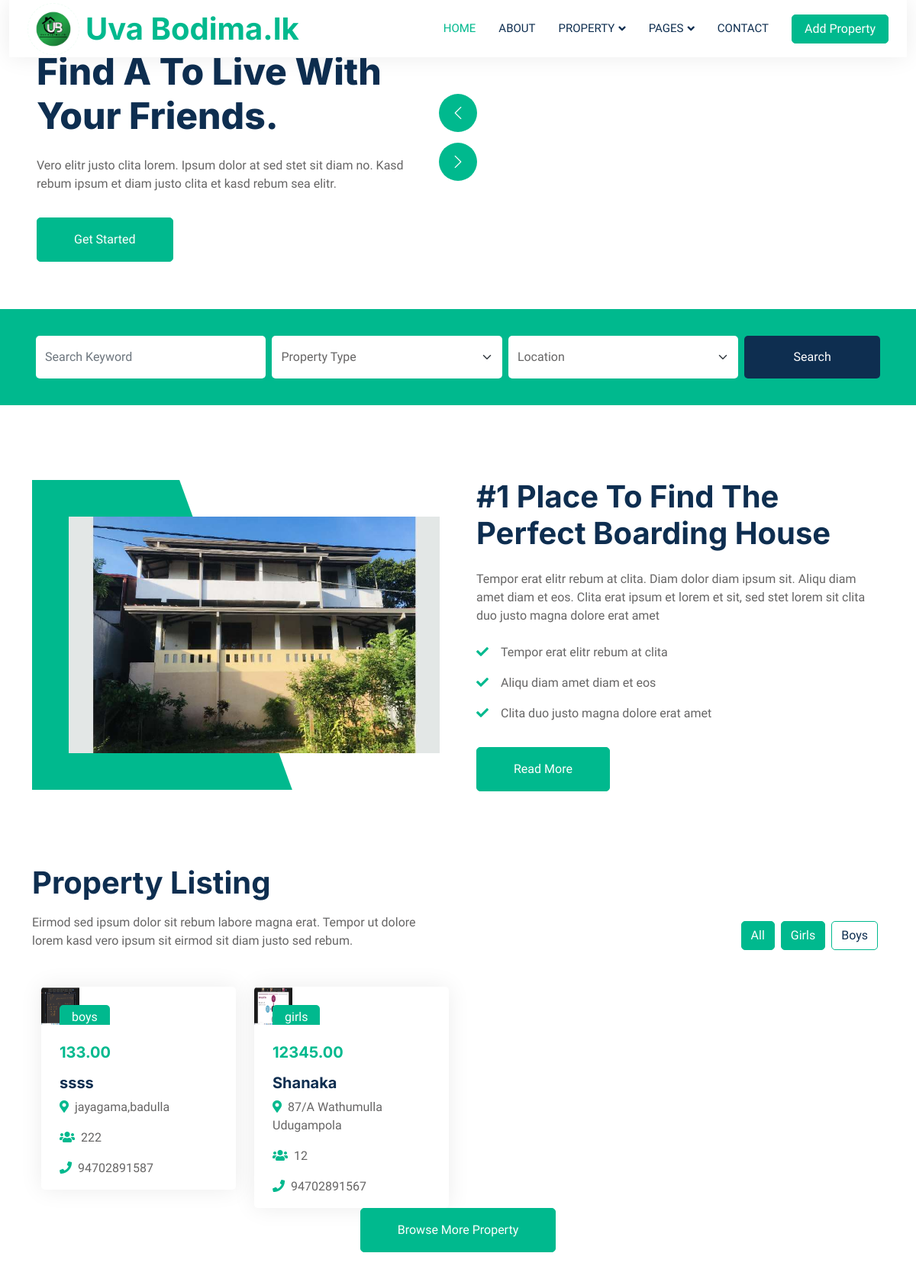
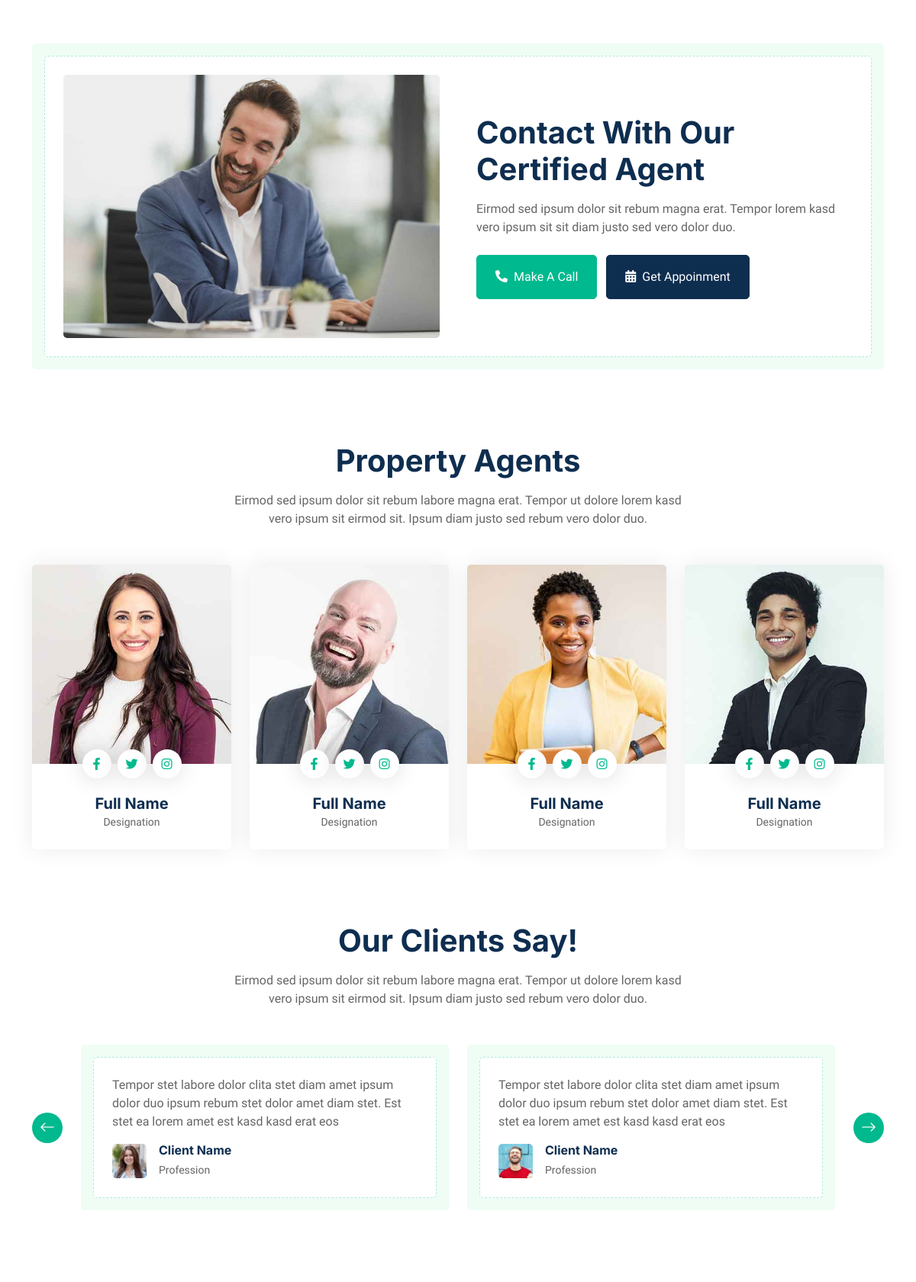
The app's page /home/index.php (upper part) with its own data (2 pictures, top to bottom).
### tables this page shows
CREATE TABLE `save_table` (
  `id` int(100) NOT NULL,
  `owner_name` varchar(100) NOT NULL,
  `boarding_address` varchar(200) NOT NULL,
  `gender` varchar(10) NOT NULL,
  `students_count` int(11) NOT NULL,
  `price` decimal(10,2) NOT NULL,
  `contact_number` varchar(20) NOT NULL,
  `boardingPictures` varchar(100) NOT NULL
);

### home/index.php (the view, shortened to what the rows shown need)
<?php
include "config.php";
?>
<!DOCTYPE html>
<html lang="en">
<head>
    <link href="https://cdnjs.cloudflare.com/ajax/libs/font-awesome/5.10.0/css/all.min.css" rel="stylesheet">
    <link href="https://cdn.jsdelivr.net/npm/bootstrap-icons@1.4.1/font/bootstrap-icons.css" rel="stylesheet">
    <link href="lib/animate/animate.min.css" rel="stylesheet">
    <link href="lib/owlcarousel/assets/owl.carousel.min.css" rel="stylesheet">
    <link href="css/bootstrap.min.css" rel="stylesheet">
    <link href="css/style.css" rel="stylesheet">
</head>
<body>
    <div class="container-xxl bg-white p-0">
        <div class="container-fluid nav-bar bg-transparent">
            <nav class="navbar navbar-expand-lg bg-white navbar-light py-0 px-4">
                <a href="index.php" class="navbar-brand d-flex align-items-center text-center">
                    <h1 class="m-0 text-primary">Uva Bodima.lk</h1>
                </a>
            </nav>
        </div>
        <div class="container-fluid header bg-white p-0">
            <div class="row g-0 align-items-center flex-column-reverse flex-md-row">
                <div class="col-md-6 p-5 mt-lg-5">
                    <h1 class="display-5 animated fadeIn mb-4">Find A <span class="text-primary"></span> To Live With Your Friends.</h1>
                </div>
            </div>
        </div>
        <div class="container-xxl py-5">
            <div class="container">
                <div class="row g-5 align-items-center">
                    <div class="col-lg-6 wow fadeIn" data-wow-delay="0.5s">
                        <h1 class="mb-4">#1 Place To Find The Perfect Boarding House </h1>
                    </div>
                </div>
            </div>
        </div>
        <div class="container-xxl py-5">
            <div class="container">
                <div class="row g-0 gx-5 align-items-end">
                    <div class="col-lg-6">
                        <div class="text-start mx-auto mb-5 wow slideInLeft" data-wow-delay="0.1s">
                            <h1 class="mb-3">Property Listing</h1>
                        </div>
                    </div>
                </div>
                <div class="tab-content">
                    <div class="container">
    <?php
    $select_products = mysqli_query($conn, "SELECT * FROM `save_table`");
    if (mysqli_num_rows($select_products) > 0) {
        echo '<div class="row">';
        while ($row = mysqli_fetch_assoc($select_products)) {
            echo '<div class="col-md-3">';
            echo '<div class="property-item rounded overflow-hidden">';
            echo '<div class="position-relative overflow-hidden">';
            echo '<div class="bg-primary rounded text-white position-absolute start-0 top-0 m-4 py-1 px-3">' . $row['gender'] . '</div>';
            echo '</div>';
            echo '<div class="p-4 pb-0">';
            echo '<h5 class="text-primary mb-3">' . $row['price'] . '</h5>';
            echo '<a class="d-block h5 mb-2" href="">' . $row['owner_name'] . '</a>';
            echo '<p><i class="fa fa-map-marker-alt text-primary me-2"></i>' . $row['boarding_address'] . '</p>';
            echo '<p><i class="fas fa-users text-primary me-2"></i>' . $row['students_count'] . '</p>';
            echo '<p><i class="fas fa-phone text-primary me-2"></i>' . $row['contact_number'] . '</p>';
            echo '</div>';
            echo '</div>';
            echo '</div>';
        }
        echo '</div>';
    } else {
        echo "<div class='empty'>no product added</div>";
    }
    ?>
</div>
                        </div>
                    </div>
                </div>
            </div>
        <div class="container-xxl py-5">
            <div class="container">
                <div class="bg-light rounded p-3">
                    <div class="bg-white rounded p-4" style="border: 1px dashed rgba(0, 185, 142, .3)">
                        <div class="row g-5 align-items-center">
                            <div class="col-lg-6 wow fadeIn" data-wow-delay="0.5s">
                                <div class="mb-4">
                                    <h1 class="mb-3">Contact With Our Certified Agent</h1>
                                </div>
                            </div>
                        </div>
                    </div>
                </div>
            </div>
        </div>
        <div class="container-xxl py-5">
            <div class="container">
                <div class="text-center mx-auto mb-5 wow fadeInUp" data-wow-delay="0.1s" style="max-width: 600px;">
                    <h1 class="mb-3">Property Agents</h1>
                </div>
            </div>
        </div>
        <div class="container-xxl py-5">
            <div class="container">
                <div class="text-center mx-auto mb-5 wow fadeInUp" data-wow-delay="0.1s" style="max-width: 600px;">
                    <h1 class="mb-3">Our Clients Say!</h1>
                </div>
            </div>
        </div>
</body>
</html>

### records on screen
save_table: gender "boys", price "133.00", owner_name "ssss", boarding_address "jayagama,badulla", students_count "222", contact_number "94702891587"
save_table: gender "girls", price "12345.00", owner_name "Shanaka", boarding_address "87/A Wathumulla Udugampola", students_count "12", contact_number "94702891567"
